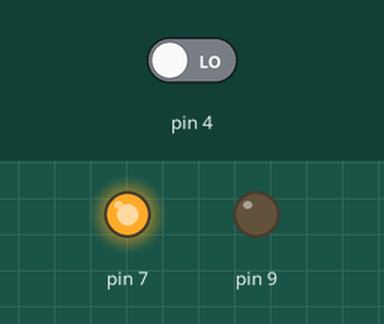
This sketch was run on a simulated Arduino Uno, built with avr-gcc and run on an emulated ATmega328P. Parts: output pins drawn as LEDs (lit = HIGH). Inputs (shaded band) come from the test bench; at power-on: pin 4 LOW. What the sketch prints to the serial monitor is not drawn.

Above: at 0.1 s.
Timing chart, 0 to 1.6 s (numbered marks = the images above):
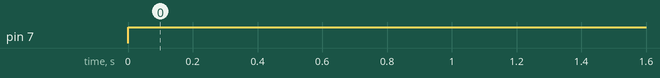

Measured:
- by itself, pin 7: LOW → HIGH at 0.00 s

The sketch:

hokuyotest.ino
```cpp
void setup() {
  // put your setup code here, to run once:
pinMode(4,INPUT);
pinMode(7,OUTPUT);
pinMode(9,OUTPUT);
Serial.begin(9600);
}

void loop() {
  // put your main code here, to run repeatedly:
digitalRead(4);
digitalWrite(7,HIGH);
digitalWrite(9,LOW);
Serial.println(digitalRead(4));
}
```
